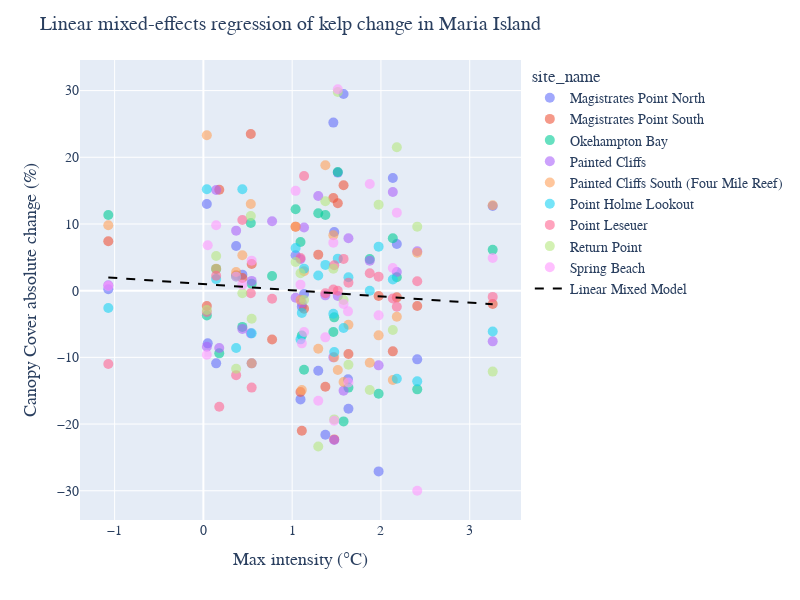

The cell this chart's notebook holds for it:
### Code cell
fig = px.scatter(x='summer_inten_max', y='survey_change', data_frame = df_site_kelp, color='site_name', opacity=0.6)
fig.update_traces(marker_size=10 ,selector=dict(mode='markers'))

# Add the regression line to the scatter plot
fig.add_traces(go.Scatter(x = x_vals, y = y_vals, mode='lines', name='Linear Mixed Model', line=dict(color='black', dash='dash')))

# fig.add_trace(go.Scatter(x=x_vals, y=y_vals_linear, mode='lines', name="Linear Regression", marker_color="black"))

fig.update_layout(autosize=False, width=800, height=600, 
                  title=f"Linear mixed-effects regression of kelp change in {input_location}", xaxis_title= u'Max intensity (\u00B0C)', yaxis_title='Canopy Cover absolute change (%)', 
                  title_font=dict(family="Abadi, Arial, sans-serif", size=20), xaxis_title_font=dict(family="Abadi, Arial, sans-serif", size=18), yaxis_title_font=dict(family="Abadi, Arial, sans-serif", size=18),
                  font=dict(family="Abadi, Arial, sans-serif", size=14))
fig.show()

### Figure 1 — Plotly figure (JSON) as saved in the notebook; plotly's stock layout.template omitted (floating-point values rounded to 4 significant figures; data arrays with more than 128 entries replaced by an {"elided": "..."} marker saying what was removed)
{"data": [{"hovertemplate": "site_name=Magistrates Point North<br>summer_inten_max=%{x}<br>survey_change=%{y}<extra></extra>", "legendgroup": "Magistrates Point North", "marker": {"color": "#636efa", "opacity": 0.6, "size": 10, "symbol": "circle"}, "mode": "markers", "name": "Magistrates Point North", "orientation": "v", "showlegend": true, "type": "scatter", "x": [-1.071, 0.4388, 0.5438, 1.134, 0.3688, 1.474, 0.04885, 1.629, 1.514, 2.409, 0.03885, 2.179, 1.634, 1.039, 1.109, 1.294, 3.259, 1.974, 2.134, 1.464, 0.1438, 1.374, 1.579, 1.094], "xaxis": "x", "y": [0.2, 2.4, -10.9, -0.5, 6.7, 8.8, -7.9, -13.3, 17.7, -10.3, 13, 7, -17.7, 5.3, -2.4, -12.0, 12.7, -27.1, 16.9, 25.2, -10.9, -21.6, 29.5, -16.3], "yaxis": "y"}, {"hovertemplate": "site_name=Magistrates Point South<br>summer_inten_max=%{x}<br>survey_change=%{y}<extra></extra>", "legendgroup": "Magistrates Point South", "marker": {"color": "#EF553B", "opacity": 0.6, "size": 10, "symbol": "circle"}, "mode": "markers", "name": "Magistrates Point South", "orientation": "v", "showlegend": true, "type": "scatter", "x": [0.1788, 0.7738, -1.071, 0.4388, 0.5438, 1.134, 0.3688, 1.474, 1.514, 2.409, 0.03885, 2.179, 0.5338, 1.634, 1.039, 1.109, 1.294, 3.259, 1.974, 2.134, 1.464, 1.374, 1.579, 1.094], "xaxis": "x", "y": [15.13, -7.333, 7.4, 1.9, 4, -2.7, 2.3, -22.3, 13.1, -2.3, -2.3, -1, 23.5, -9.5, 9.6, -21, 5.4, -2.0, -0.8, -9.1, 13.9, -14.4, 15.8, -15.2], "yaxis": "y"}, {"hovertemplate": "site_name=Okehampton Bay<br>summer_inten_max=%{x}<br>survey_change=%{y}<extra></extra>", "legendgroup": "Okehampton Bay", "marker": {"color": "#00cc96", "opacity": 0.6, "size": 10, "symbol": "circle"}, "mode": "markers", "name": "Okehampton Bay", "orientation": "v", "showlegend": true, "type": "scatter", "x": [0.1788, 0.7738, -1.071, 0.4388, 0.5438, 1.134, 0.3688, 1.474, 1.514, 2.409, 1.874, 0.03885, 2.179, 0.5338, 1.634, 1.039, 1.109, 1.294, 3.259, 1.974, 2.134, 1.464, 0.1438, 1.374, 1.579, 1.094], "xaxis": "x", "y": [-9.4, 2.2, 11.33, -5.433, 1.033, -11.87, 2.133, -4.0, 17.8, -14.8, 4.733, -3.733, 2, 10.13, -14.53, 12.2, -6.733, 11.6, 6.133, -15.47, 7.867, -6.2, 3.267, 11.33, -19.6, 7.3], "yaxis": "y"}, {"hovertemplate": "site_name=Painted Cliffs<br>summer_inten_max=%{x}<br>survey_change=%{y}<extra></extra>", "legendgroup": "Painted Cliffs", "marker": {"color": "#ab63fa", "opacity": 0.6, "size": 10, "symbol": "circle"}, "mode": "markers", "name": "Painted Cliffs", "orientation": "v", "showlegend": true, "type": "scatter", "x": [0.1788, 0.7738, -1.071, 0.4388, 0.5438, 1.134, 0.3688, 1.474, 1.514, 2.409, 1.874, 0.03885, 2.179, 0.5338, 1.634, 1.039, 1.109, 1.294, 3.259, 1.974, 2.134, 1.464, 0.1438, 1.374, 1.579, 1.094], "xaxis": "x", "y": [-8.6, 10.4, 0.8, -5.733, 1.467, 9.467, 9, -22.4, -0.8, 5.9, 4.5, -8.4, 2.8, -6.4, 7.867, -1.067, -1.8, 14.2, -7.6, -11.2, 14.8, -10.0, 15.1, -0.7, -15, 4.7], "yaxis": "y"}, {"hovertemplate": "site_name=Painted Cliffs South (Four Mile Reef)<br>summer_inten_max=%{x}<br>survey_change=%{y}<extra></extra>", "legendgroup": "Painted Cliffs South (Four Mile Reef)", "marker": {"color": "#FFA15A", "opacity": 0.6, "size": 10, "symbol": "circle"}, "mode": "markers", "name": "Painted Cliffs South (Four Mile Reef)", "orientation": "v", "showlegend": true, "type": "scatter", "x": [-1.071, 0.4388, 0.5438, 1.134, 0.3688, 1.474, 1.514, 2.409, 1.874, 0.03885, 2.179, 0.5338, 1.634, 1.039, 1.109, 1.294, 3.259, 1.974, 2.134, 1.464, 0.1438, 1.374, 1.579, 1.094], "xaxis": "x", "y": [9.8, 5.3, -10.9, 2.9, 2.8, -10, -11.9, 5.7, -10.8, 23.3, -3.9, 13, -5.1, 9.6, -14.9, -8.7, 12.8, -6.7, -13.4, 8.3, 3.3, 18.8, -13.7, -1.4], "yaxis": "y"}, {"hovertemplate": "site_name=Point Holme Lookout<br>summer_inten_max=%{x}<br>survey_change=%{y}<extra></extra>", "legendgroup": "Point Holme Lookout", "marker": {"color": "#19d3f3", "opacity": 0.6, "size": 10, "symbol": "circle"}, "mode": "markers", "name": "Point Holme Lookout", "orientation": "v", "showlegend": true, "type": "scatter", "x": [-1.071, 0.4388, 0.5438, 1.134, 0.3688, 1.474, 1.514, 2.409, 1.874, 0.03885, 2.179, 1.634, 1.039, 1.109, 1.294, 3.259, 1.974, 2.134, 1.464, 0.1438, 1.374, 1.579, 1.094], "xaxis": "x", "y": [-2.6, 15.2, -6.4, 3.3, -8.6, -9.2, 4.8, -13.6, 0, 15.2, -13.2, 2, 6.4, -3.333, 2.267, -6.133, 6.6, 1.667, -3.467, 1.733, 3.867, -5.6, -7.3], "yaxis": "y"}, {"hovertemplate": "site_name=Point Leseuer<br>summer_inten_max=%{x}<br>survey_change=%{y}<extra></extra>", "legendgroup": "Point Leseuer", "marker": {"color": "#FF6692", "opacity": 0.6, "size": 10, "symbol": "circle"}, "mode": "markers", "name": "Point Leseuer", "orientation": "v", "showlegend": true, "type": "scatter", "x": [0.1788, 0.7738, -1.071, 0.4388, 0.5438, 1.134, 0.3688, 1.474, 1.514, 2.409, 1.874, 0.03885, 2.179, 0.5338, 1.634, 3.259, 1.974, 2.134, 1.464, 0.1438, 1.374, 1.579, 1.094], "xaxis": "x", "y": [-17.4, -1.2, -11, 10.6, -14.53, 17.2, -12.67, 3.8, 0, 1.4, 2.6, -3.2, -2.4, -0.4, 1.2, -0.9333, 2.1, -1.167, 0.1667, 2.233, -0.4, 4.767, 4.9], "yaxis": "y"}, {"hovertemplate": "site_name=Return Point<br>summer_inten_max=%{x}<br>survey_change=%{y}<extra></extra>", "legendgroup": "Return Point", "marker": {"color": "#B6E880", "opacity": 0.6, "size": 10, "symbol": "circle"}, "mode": "markers", "name": "Return Point", "orientation": "v", "showlegend": true, "type": "scatter", "x": [0.4388, 0.5438, 1.134, 0.3688, 1.474, 1.514, 2.409, 1.874, 0.03885, 2.179, 0.5338, 1.634, 1.039, 1.294, 3.259, 1.974, 2.134, 1.464, 0.1438, 1.374, 1.579, 1.094], "xaxis": "x", "y": [-0.4, -4.2, -1.4, -11.7, -19.3, 29.8, 9.6, -14.9, -2.9, 21.5, 11.2, -11.1, 4.3, -23.37, -12.13, 12.9, -5.9, 3.3, 5.2, 13.4, -1.4, 2.6], "yaxis": "y"}, {"hovertemplate": "site_name=Spring Beach<br>summer_inten_max=%{x}<br>survey_change=%{y}<extra></extra>", "legendgroup": "Spring Beach", "marker": {"color": "#FF97FF", "opacity": 0.6, "size": 10, "symbol": "circle"}, "mode": "markers", "name": "Spring Beach", "orientation": "v", "showlegend": true, "type": "scatter", "x": [-1.071, 0.4388, 0.5438, 1.134, 0.3688, 1.474, 0.04885, 1.629, 1.514, 2.409, 1.874, 0.03885, 2.179, 1.634, 1.039, 1.109, 1.294, 3.259, 1.974, 2.134, 1.464, 0.1438, 1.374, 1.579, 1.094], "xaxis": "x", "y": [0.7, 0.9, 4.5, -6.2, 2.1, -19.5, 6.8, -3.1, 30.2, -30, 16, -9.6, 11.7, -13.77, 14.97, -7.9, -16.5, 4.9, -3.7, 3.4, 7.2, 9.8, -7, -2, 0.9], "yaxis": "y"}, {"line": {"color": "black", "dash": "dash"}, "mode": "lines", "name": "Linear Mixed Model", "type": "scatter", "x": {"elided": "1000 float values"}, "y": {"elided": "1000 float values"}}], "layout": {"autosize": false, "font": {"family": "Abadi, Arial, sans-serif", "size": 14}, "height": 600, "legend": {"title": {"text": "site_name"}, "tracegroupgap": 0}, "margin": {"t": 60}, "title": {"font": {"family": "Abadi, Arial, sans-serif", "size": 20}, "text": "Linear mixed-effects regression of kelp change in Maria Island"}, "width": 800, "xaxis": {"anchor": "y", "autorange": true, "domain": [0, 1], "range": [-1.393, 3.581], "title": {"font": {"family": "Abadi, Arial, sans-serif", "size": 18}, "text": "Max intensity (°C)"}, "type": "linear"}, "yaxis": {"anchor": "x", "autorange": true, "domain": [0, 1], "range": [-34.39, 34.59], "title": {"font": {"family": "Abadi, Arial, sans-serif", "size": 18}, "text": "Canopy Cover absolute change (%)"}, "type": "linear"}}}
